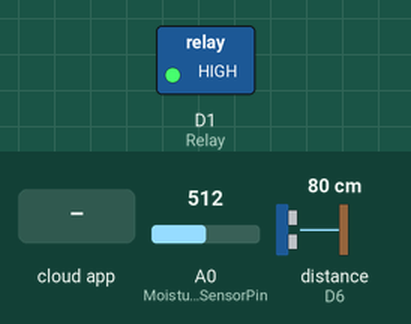
Simulated run of this sketch. Board: ESP8266 (NodeMCU). Parts: switched loads named in the sketch (green lamp = pin HIGH). Wiring (inferred from the names in the program): ultrasonic range finder: trigger D5; echo D6. The inputs (shaded band) are chosen by the test bench; at power-on: A0 (MoistureSensorPin) = 512, distance to the obstacle (sensor on D6) 80 cm. The echo pulse lasts 58.3 µs per cm; WiFi joins after 1.5 s; servers stay silent unless stated; the Firebase database answers and starts empty; pins used as bus, display or sensor lines are not drawn; what the sketch prints to the serial monitor is not drawn.

Above: at 2.7 s.
2.8 s: the phone or cloud app sets InstantWatering to 1
5.8 s: the phone or cloud app sets IsEnableWatering to 1
8.8 s: the phone or cloud app sets WateringBatchDurartion to 25
At 10.9 s:
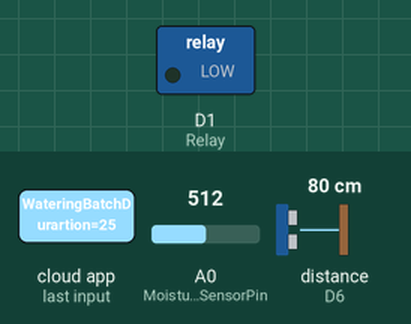
11.8 s: the phone or cloud app sets WateringBatchDurartion to 0
At 14.7 s:
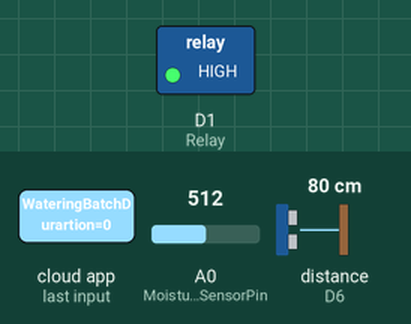
Timing chart, 0 to 15.8 s (numbered marks = the images above; inputs shaded):
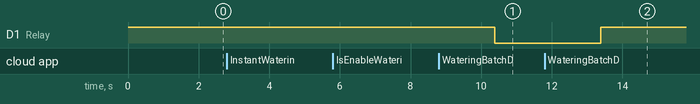

Measured:
- after the input at 5.8 s, every drawn part: stays the same
- after the input at 8.8 s, D1 (Relay): HIGH → LOW after 1.6 s
- after the input at 11.8 s, D1 (Relay): LOW → HIGH after 1.6 s

The sketch:

PlantPot.ino
```cpp
#include <Arduino.h>
#if defined(ESP32) || defined(ARDUINO_RASPBERRY_PI_PICO_W)
#include <WiFi.h>
#elif defined(ESP8266)
#include <ESP8266WiFi.h>
#elif __has_include(<WiFiNINA.h>)
#include <WiFiNINA.h>
#elif __has_include(<WiFi101.h>)
#include <WiFi101.h>
#elif __has_include(<WiFiS3.h>)
#include <WiFiS3.h>
#endif
#include <math.h>
#include <Firebase_ESP_Client.h>
#include <addons/TokenHelper.h>
#include <addons/RTDBHelper.h>

#define WIFI_SSID "Redmi Note 8 Pro"
#define WIFI_PASSWORD "321123456"

#define API_KEY "AIzaSyDM0iZyZKfvO3S9g1miCdPrAGWJKX2kZ-E"

#define USER_EMAIL "nongaathong@gmail.com"
#define USER_PASSWORD "Sasiraksa12345"

#define DATABASE_URL "smart-plant-pot-65987-default-rtdb.asia-southeast1.firebasedatabase.app"
#define DATABASE_SECRET "PneOjq0nn3pSMJMVXAlNaMKv3SWbmABhGBMAwtmh"

#define MoistureSensorPin A0
#define TriggerPin D5
#define EchoPin D6
#define Relay D1

FirebaseData fbdo;
FirebaseAuth auth;
FirebaseConfig config;

unsigned long dataMillis = 0;

//Setting
float targetHumidity = 0.0;
float wateringBatchDurartion = 0.0; //second
float wateringBatchDelay = 10.0; //second
int canWatering = 0;
int isInstantWatering = 0;

//Status
float Humidity;
int isWatering = 0;
unsigned long pumpMillis; //milli
unsigned long pumpDelayMillis; //milli

//sensor
float cm;
float duration;
int wet = 275;
int dry = 610;


// Generic catch-all implementation.
template <typename T_ty> struct TypeInfo { static const char * name; };
template <typename T_ty> const char * TypeInfo<T_ty>::name = "unknown";

// Handy macro to make querying stuff easier.
#define TYPE_NAME(var) TypeInfo< typeof(var) >::name

// Handy macro to make defining stuff easier.
#define MAKE_TYPE_INFO(type)  template <> const char * TypeInfo<type>::name = #type;

// Type-specific implementations.
MAKE_TYPE_INFO( int )
MAKE_TYPE_INFO( float )
MAKE_TYPE_INFO( short )
MAKE_TYPE_INFO( bool )

void Watering();
float ReadWaterLevel();
void setPumpEnable(bool isEnable);
float ReadHumidityLevel();
void StopPumpDelay();
void stopWatering();


void setup()
{
    pinMode(MoistureSensorPin, INPUT);
    pinMode(EchoPin, INPUT);
    pinMode(TriggerPin, OUTPUT);
    pinMode(Relay, OUTPUT);
    Serial.begin(115200);

    setPumpEnable(false);
    StopPumpDelay();

    WiFi.mode(WIFI_STA);
    WiFi.begin(WIFI_SSID, WIFI_PASSWORD);
    Serial.print("Connecting to Wi-Fi");
    unsigned long ms = millis();
    while (WiFi.status() != WL_CONNECTED)
    {
        Serial.print(".");
        delay(300);

    }
    Serial.println();
    Serial.print("Connected with IP: ");
    Serial.println(WiFi.localIP());
    Serial.println();

    Serial.printf("Firebase Client v%s\n\n", FIREBASE_CLIENT_VERSION);

    config.api_key = API_KEY;

    auth.user.email = USER_EMAIL;
    auth.user.password = USER_PASSWORD;

    config.database_url = DATABASE_URL;

    Firebase.reconnectNetwork(true);
    fbdo.setBSSLBufferSize(4096, 1024);

    fbdo.setResponseSize(4096);

    String base_path = "/UsersData/";

    config.token_status_callback = tokenStatusCallback;
    Firebase.begin(&config, &auth);
    String var = "$userId";
    String val = "($userId === auth.uid && auth.token.premium_account === true && auth.token.admin === true)";
    Firebase.RTDB.setReadWriteRules(&fbdo, base_path, var, val, val, DATABASE_SECRET);

}

void loop()
{
    if (millis() - dataMillis > 1500 && Firebase.ready())
    {
      int msValue = analogRead(MoistureSensorPin);
      Serial.print(msValue);
      Humidity = map(msValue, wet, dry, 100, 0);

        dataMillis = millis();
        Firebase.RTDB.setInt(&fbdo, "/Status/Humidity", Humidity);
        Firebase.RTDB.setInt(&fbdo, "/Status/IsWatering", isWatering);

        digitalWrite(TriggerPin, LOW);
        delayMicroseconds(2);
        digitalWrite(TriggerPin, HIGH);
        delayMicroseconds(5);
        digitalWrite(TriggerPin, LOW);
        duration = pulseIn(EchoPin, HIGH);

        Serial.printf("real value %f \n",  microsecondsToCentimeters(duration));

        cm = round((8 - microsecondsToCentimeters(duration)) / 4 * 100);
        Firebase.RTDB.setInt(&fbdo, "/Status/Level", cm);

      Serial.println(cm);
      targetHumidity = atoi(Firebase.RTDB.getFloat(&fbdo, "/Setting/Humidity") ? String(fbdo.to<int>()).c_str() : fbdo.errorReason().c_str());
      wateringBatchDurartion = atoi(Firebase.RTDB.getFloat(&fbdo, "/Setting/WateringBatchDurartion") ? String(fbdo.to<int>()).c_str() : fbdo.errorReason().c_str());
      canWatering = atoi(Firebase.RTDB.getInt(&fbdo, "/Setting/IsEnableWatering") ? String(fbdo.to<int>()).c_str() : fbdo.errorReason().c_str());
      isInstantWatering = atoi(Firebase.RTDB.getInt(&fbdo, "/Setting/InstantWatering") ? String(fbdo.to<int>()).c_str() : fbdo.errorReason().c_str());
      wet = atoi(Firebase.RTDB.getInt(&fbdo, "/Setting/Wet") ? String(fbdo.to<int>()).c_str() : fbdo.errorReason().c_str());
      dry = atoi(Firebase.RTDB.getInt(&fbdo, "/Setting/Dry") ? String(fbdo.to<int>()).c_str() : fbdo.errorReason().c_str());


    }


    if (canWatering == 1) {
      if (isInstantWatering == 0) {
        Serial.println("Delaying" + String(millis() - pumpDelayMillis) + " >= " + String(wateringBatchDelay * 1000));
        if (millis() - pumpDelayMillis >= wateringBatchDelay * 1000) {
          if (Humidity <= targetHumidity) {
            if (isWatering == 0) {
              pumpMillis = millis();
              isWatering = 1;
            }
            Serial.println("Watering");
            Serial.println("Watering" + String(millis() - pumpMillis) + " <= " + String(wateringBatchDurartion * 1000));
            setPumpEnable(true);
            if (millis() - pumpMillis > wateringBatchDurartion * 1000) {
              setPumpEnable(false);
              pumpDelayMillis = millis();
              isWatering = 0;
              Serial.println("Stop Watering Wait for delay");
            }
          }
        } else {
          setPumpEnable(false);
        }
      } else {
        if (isWatering == 0) {
          pumpMillis = millis();
          isWatering = 1;
        }
        Serial.println("Watering");
        Serial.println("Watering" + String(millis() - pumpMillis) + " <= " + String(wateringBatchDurartion * 1000));
        setPumpEnable(true);
        if (millis() - pumpMillis > wateringBatchDurartion * 1000) {
          setPumpEnable(false);
          pumpDelayMillis = millis();
          isWatering = 0;
          isInstantWatering = 0;
          Firebase.RTDB.setInt(&fbdo, "/Setting/InstantWatering", 0);

          Serial.println("Stop Watering Wait for delay");
        }
      }
    } else {
      if (isInstantWatering == 0) {
        StopWatering();
        Serial.println("IsWatering == 0");
      } else {
        if (isWatering == 0) {
          pumpMillis = millis();
          isWatering = 1;
        }
        Serial.println("Watering");
        Serial.println("Watering" + String(millis() - pumpMillis) + " <= " + String(wateringBatchDurartion * 1000));
        setPumpEnable(true);
        if (millis() - pumpMillis > wateringBatchDurartion * 1000) {
          setPumpEnable(false);
          pumpDelayMillis = millis();
          isWatering = 0;
          isInstantWatering = 0;
          Firebase.RTDB.setInt(&fbdo, "/Setting/InstantWatering", 0);
          Serial.println("Stop Watering Wait for delay");
        }
      }

    }


}

void StopPumpDelay() {
  pumpDelayMillis = wateringBatchDelay * 1000;
}

void Watering() {
  isWatering = true;
  StopPumpDelay();
}

void StopWatering() {
  isWatering = false;
  setPumpEnable(false);
  pumpMillis = 0;
  pumpDelayMillis = 0;
}

void setPumpEnable(bool isEnable) {
  if (isEnable) {
    digitalWrite(Relay, LOW);
    Serial.println("Enable Pump");
  } else {
    digitalWrite(Relay, HIGH);
    Serial.println("Disable Pump");

  }
}


float microsecondsToCentimeters(float microseconds)
{
  return microseconds / 29 / 2;
}
```
